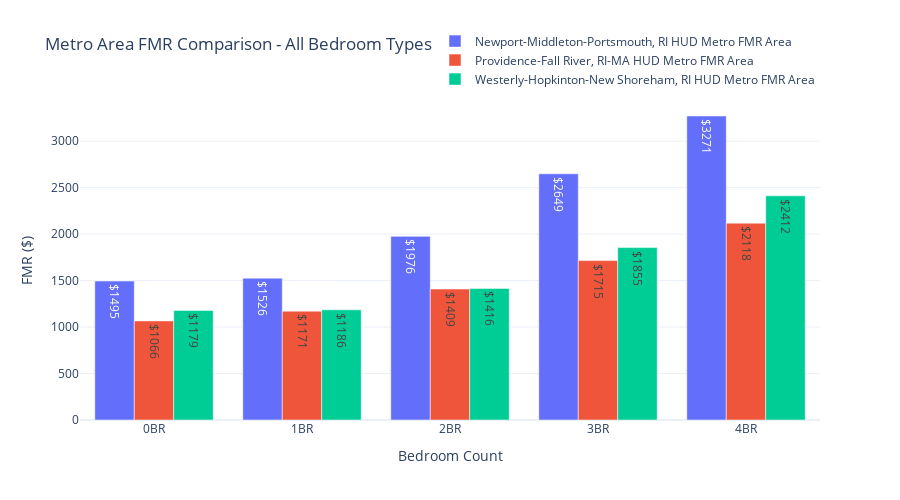

Notebook code cell kept with this figure:
### Markdown cell above
## 9. Metro Area Deep Dive

Detailed analysis of metro areas with visualizations.

### Code cell
if 'ri_fmrs' in locals() and not ri_fmrs.empty:
    # Get metro area data
    metros = ri_fmrs[ri_fmrs['county_name'].isna()].copy()
    
    if not metros.empty:
        print(f"Found {len(metros)} metro areas in Rhode Island:\n")
        
        # Create comparison chart
        bedroom_cols = ['fmr_0br', 'fmr_1br', 'fmr_2br', 'fmr_3br', 'fmr_4br']
        
        fig = go.Figure()
        
        for _, metro in metros.iterrows():
            fig.add_trace(go.Bar(
                name=metro['metro_name'],
                x=['0BR', '1BR', '2BR', '3BR', '4BR'],
                y=[metro[col] for col in bedroom_cols],
                text=[f"${metro[col]:.0f}" for col in bedroom_cols],
                textposition='auto'
            ))
        
        fig.update_layout(
            title='Metro Area FMR Comparison - All Bedroom Types',
            xaxis_title='Bedroom Count',
            yaxis_title='FMR ($)',
            barmode='group',
            height=500,
            template='plotly_white',
            legend=dict(
                orientation="h",
                yanchor="bottom",
                y=1.02,
                xanchor="right",
                x=1
            )
        )
        
        fig.show()
        
        # Print detailed stats
        print("\n📊 Metro Area Details:")
        for _, metro in metros.iterrows():
            print(f"\n{metro['metro_name']}:")
            for col in bedroom_cols:
                br_type = col.replace('fmr_', '').upper()
                print(f"  {br_type}: ${metro[col]:.0f}")
    else:
        print("No metro area data available")
else:
    print("⚠️  No data available. Run cell 2 first to fetch FMR data.")

### Figure 1 — Plotly figure (JSON) as saved in the notebook; plotly's stock layout.template omitted (floating-point values rounded to 4 significant figures)
{"data": [{"name": "Newport-Middleton-Portsmouth, RI HUD Metro FMR Area", "text": ["$1495", "$1526", "$1976", "$2649", "$3271"], "textposition": "auto", "type": "bar", "x": ["0BR", "1BR", "2BR", "3BR", "4BR"], "y": [1495, 1526, 1976, 2649, 3271]}, {"name": "Providence-Fall River, RI-MA HUD Metro FMR Area", "text": ["$1066", "$1171", "$1409", "$1715", "$2118"], "textposition": "auto", "type": "bar", "x": ["0BR", "1BR", "2BR", "3BR", "4BR"], "y": [1066, 1171, 1409, 1715, 2118]}, {"name": "Westerly-Hopkinton-New Shoreham, RI HUD Metro FMR Area", "text": ["$1179", "$1186", "$1416", "$1855", "$2412"], "textposition": "auto", "type": "bar", "x": ["0BR", "1BR", "2BR", "3BR", "4BR"], "y": [1179, 1186, 1416, 1855, 2412]}], "layout": {"barmode": "group", "height": 500, "legend": {"orientation": "h", "x": 1, "xanchor": "right", "y": 1.02, "yanchor": "bottom"}, "title": {"text": "Metro Area FMR Comparison - All Bedroom Types"}, "xaxis": {"title": {"text": "Bedroom Count"}}, "yaxis": {"title": {"text": "FMR ($)"}}}}
